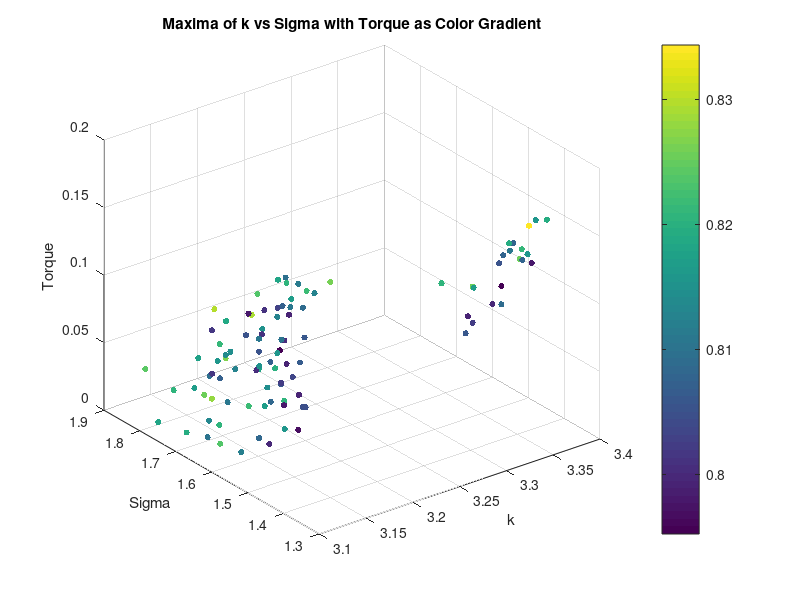
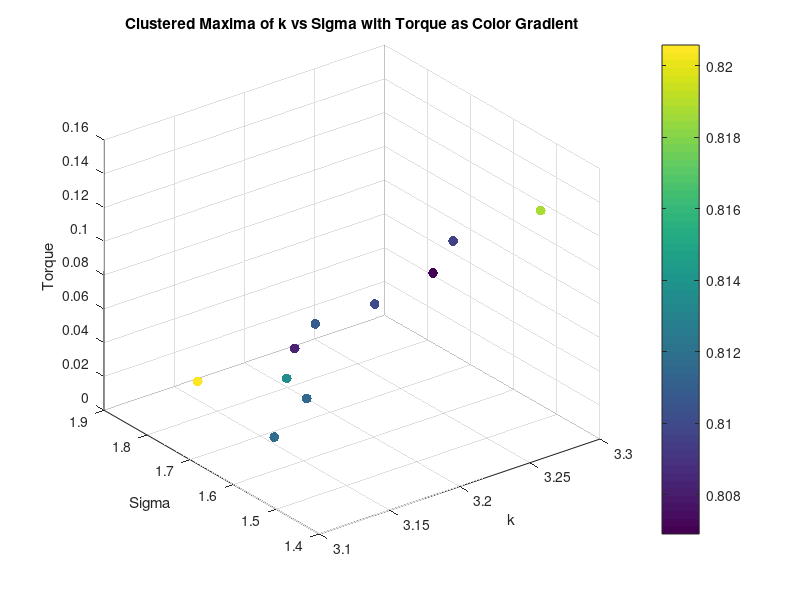
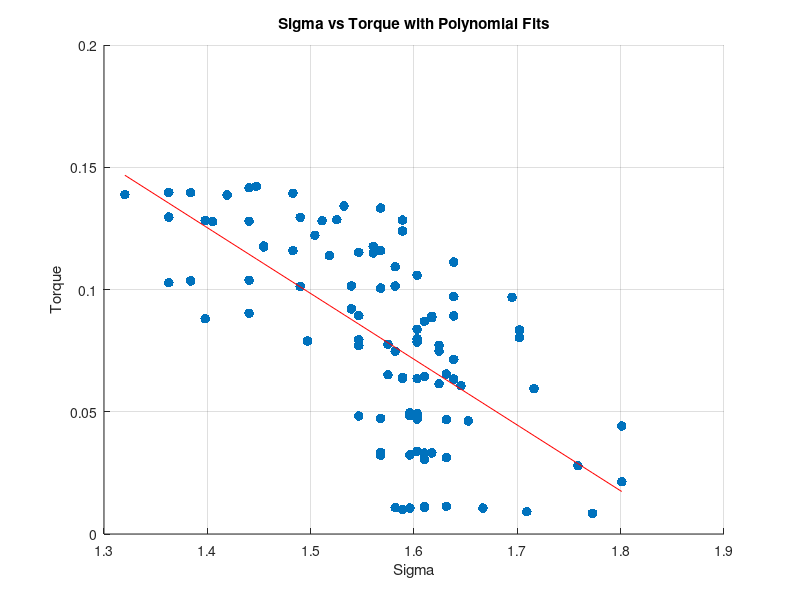
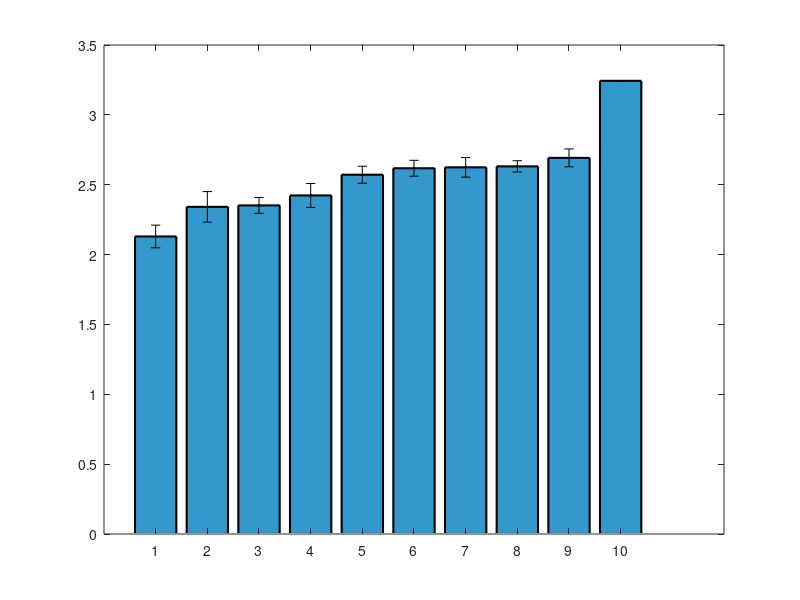

Reproduce these figures in MATLAB, in order. (Note: this script raises an error after producing the figures.)
clear all;
close all;


%% Torque Analysis
load('maxima_data.mat');
scatter3(maxima_k, maxima_sigma, torque_values, 20, maxima_corr, 'filled');
xlabel('k');
ylabel('Sigma');
zlabel('Torque');
title('Maxima of k vs Sigma with Torque as Color Gradient');
colorbar;
grid on;
% K means clustering of torque into 10 clusters, taking mean of each cluster k, sigma and corr too
[cluster_idx, cluster_centers] = kmeans(torque_values', 10);
% Take the mean of each cluster
torque_means = zeros(10, 1);
sigma_means = zeros(10, 1);
sigma_stds = zeros(10, 1);
k_means = zeros(10, 1);
corr_means = zeros(10, 1);
for i = 1:10
    torque_means(i) = mean(torque_values(cluster_idx == i));
    sigma_means(i) = mean(maxima_sigma(cluster_idx == i));
    k_means(i) = mean(maxima_k(cluster_idx == i));
    corr_means(i) = mean(maxima_corr(cluster_idx == i));
    sigma_stds(i) = std(maxima_sigma(cluster_idx == i));
end
% Plot the clusters
figure;
scatter3(k_means, sigma_means, torque_means, 50, corr_means, 'filled');
xlabel('k');
ylabel('Sigma');
zlabel('Torque');
title('Clustered Maxima of k vs Sigma with Torque as Color Gradient');
colorbar;
grid on;
% Ensure data is sorted for polyfit
[sigma_sorted, sort_idx] = sort(maxima_sigma);
torque_sorted = torque_values(sort_idx);
% Display correlation between torque and sigma
disp('Correlation between Torque and Sigma:');
disp(corr(torque_sorted', sigma_sorted'));
% Display correlation between torque and sigma^2
disp('Correlation between Torque and Sigma^2:');
disp(corr(torque_sorted', sigma_sorted'.^2));
% Polyfit for sigma vs torque (order 1 and 2)
p1_sigma = polyfit(sigma_sorted, torque_sorted, 1);
% Calculate fitted values and normalized MSE for sigma vs torque
fitted_torque_p1_sigma = polyval(p1_sigma, sigma_sorted);
mse_p1_sigma = mean((torque_sorted - fitted_torque_p1_sigma).^2);
nmse_p1_sigma = mse_p1_sigma / var(torque_sorted);
% Display results for sigma vs torque
disp('Sigma vs Torque:');
disp(['Order 1 nMSE: ', num2str(nmse_p1_sigma)]);
%display correlation between torque and sigma
% Plot for sigma vs torque with polynomial fits (first instance)
figure;
scatter(sigma_sorted, torque_sorted, 50, 'filled','DisplayName', 'Data');
hold on;
plot(sigma_sorted, fitted_torque_p1_sigma, '-r', 'DisplayName', ...
    ['Order 1 Fit: y = ', num2str(p1_sigma(1)), 'x + ', num2str(p1_sigma(2)), ...
    ', nMSE = ', num2str(nmse_p1_sigma)]);
xlabel('Sigma');
ylabel('Torque');
title('Sigma vs Torque with Polynomial Fits');
grid on;

%Plot means of sigma as bar plot with variance as error bars
figure;
[sorted_sigma_means,idx] = sort(sigma_means);
sorted_sigma_stds = sigma_stds(idx);
bar(sorted_sigma_means.^2, 'FaceColor', [0.2 0.6 0.8], 'EdgeColor', 'k', 'LineWidth', 1.5);
% Set the x-ticks to the cluster indices
hold on;
errorbar(sorted_sigma_means.^2,sorted_sigma_stds, 'k.', 'LineWidth', 1.5);
ylim([1.3 1.75]);

xlabel('Torque Number');
ylabel('Mean Sigma^2');
% % Ensure data is sorted for polyfit
% [sigma_sorted, sort_idx] = sort(sigma_means);
% torque_sorted = torque_means(sort_idx);
% %Display correlation between torque and sigma
% disp('Correlation between Torque and Sigma:');
% disp(corr(torque_sorted, sigma_sorted));
% %Display correlation between torque and sigma^2
% disp('Correlation between Torque and Sigma^2:');
% disp(corr(torque_sorted, sigma_sorted.^2));
% % Polyfit for sigma vs torque (order 1 and 2)
% p1_sigma = polyfit(sigma_sorted, torque_sorted, 1);
% p2_sigma = polyfit(sigma_sorted, torque_sorted, 2);
% % Calculate zitted values and normalized MSE for sigma vs torque
% fitted_torque_p1_sigma = polyval(p1_sigma, sigma_sorted);
% fitted_torque_p2_sigma = polyval(p2_sigma, sigma_sorted);
% mse_p1_sigma = mean((torque_sorted - fitted_torque_p1_sigma).^2);
% mse_p2_sigma = mean((torque_sorted - fitted_torque_p2_sigma).^2);
% nmse_p1_sigma = mse_p1_sigma / var(torque_sorted);
% nmse_p2_sigma = mse_p2_sigma / var(torque_sorted);
% % Display results for sigma vs torque
% disp('Sigma vs Torque:');
% disp(['Order 1 nMSE: ', num2str(nmse_p1_sigma)]);
% disp(['Order 2 nMSE: ', num2str(nmse_p2_sigma)]);
% % Plot for sigma vs torque with polynomial fits (second instance)
% figure;
% scatter(sigma_sorted, torque_sorted, 50, 'filled', 'DisplayName', 'Data');
% hold on;
% % plot(sigma_sorted, fitted_torque_p1_sigma, '-r', 'DisplayName', ...
% %     ['Order 1 Fit: y = ', num2str(p1_sigma(1)), 'x + ', num2str(p1_sigma(2)), ...
% %     ', nMSE = ', num2str(nmse_p1_sigma)]);
% % plot(sigma_sorted, fitted_torque_p2_sigma, '--g', 'DisplayName', ...
% %     ['Order 2 Fit: y = ', num2str(p2_sigma(1)), 'x^2 + ', num2str(p2_sigma(2)), ...
% %     'x + ', num2str(p2_sigma(3)), ', nMSE = ', num2str(nmse_p2_sigma)]);
% xlabel('Sigma');
% ylabel('Torque');
% title('Sigma vs Torque with Polynomial Fits');
% grid on;



% %% Diameter Analysis
% % Saved as diameter_value, k_values(max_k_idx), sigma_values(max_sigma_idx), max_val
% load('maxima_data_Diam.mat');

% figure;
% scatter3(maxima_matrix(:, 2), maxima_matrix(:, 3), maxima_matrix(:, 1), 50, maxima_matrix(:, 1), 'filled'); 
% xlabel('k');
% ylabel('Sigma');
% zlabel('Diameter');
% title('Maxima of k vs Sigma with Diameter as Color Gradient');
% colorbar;
% grid on;

% % K vs d
% % Ensure data is sorted for polyfit
% [k_sorted, sort_idx] = sort(maxima_matrix(:, 2));
% d_sorted = maxima_matrix(sort_idx, 1);
% % Display correlation between d and k
% disp('Correlation between Diameter and k:');
% disp(corr(d_sorted, k_sorted));

% %plot for k vs diam with polynomial fits
% figure;
% scatter(k_sorted, d_sorted, 50, 'filled', 'DisplayName', 'Data');
% grid on;
% hold on;
% p1_k = polyfit(k_sorted, d_sorted, 1);
% fitted_d_p1_k = polyval(p1_k, k_sorted);
% mse_p1_k = mean((d_sorted - fitted_d_p1_k).^2);
% nmse_p1_k = mse_p1_k / var(d_sorted);
% disp('Diameter vs k:');
% disp(['Order 1 nMSE: ', num2str(nmse_p1_k)]);
% % plot(k_sorted, fitted_d_p1_k, '-r', 'DisplayName', ...
% %     ['Order 1 Fit: y = ', num2str(p1_k(1)), 'x + ', num2str(p1_k(2)), ...
% %     ', nMSE = ', num2str(nmse_p1_k)]);
% xlabel('k');
% ylabel('Diameter');
% title('k vs Diameter with Polynomial Fits');


% % Compute mean and std of sigma for each unique diameter
% unique_diameters = unique(maxima_matrix(:, 1));
% sigma_means_diameter = zeros(size(unique_diameters));
% sigma_stds_diameter = zeros(size(unique_diameters));

% for i = 1:length(unique_diameters)
%     sigma_values_for_diameter = maxima_matrix(maxima_matrix(:, 1) == unique_diameters(i), 3);
%     sigma_means_diameter(i) = mean(sigma_values_for_diameter);
%     sigma_stds_diameter(i) = std(sigma_values_for_diameter);
% end

% % Bar plot of mean sigma with error bars for each diameter
% figure;
% bar(unique_diameters, sigma_means_diameter, 'FaceColor', [0.2 0.6 0.8], 'EdgeColor', 'k', 'LineWidth', 1.5);
% hold on;
% errorbar(unique_diameters, sigma_means_diameter, sigma_stds_diameter, 'k.', 'LineWidth', 1.5);
% xlabel('Diameter');
% ylabel('Mean Sigma');
% title('Mean Sigma for Each Diameter with Error Bars');
% grid on;
